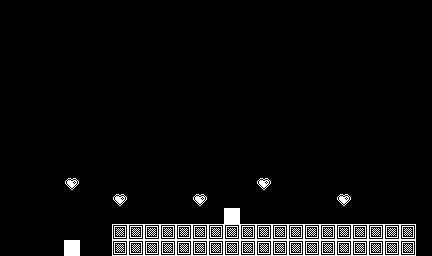

This is a level from a 2D game, rendered from its Tiled map with the project's own tilesets. A one-line summary and the map file follow, with tile-layer data summarised:
An orthogonal 27x16 tile map with 16x16 px tiles, 1 tile layer (Слой тайлов 1) and 1 object (камера).

<map version="1.9" tiledversion="1.9.1" orientation="orthogonal" renderorder="right-down" width="27" height="16" tilewidth="16" tileheight="16" infinite="0" nextlayerid="3" nextobjectid="3">
 <tileset firstgid="1" name="monochrome_tilemap" tilewidth="16" tileheight="16" spacing="1" tilecount="400" columns="20">
  <image source="monochrome_tilemap.png" width="339" height="339" />
  <tile id="375">
   <animation>
    <frame tileid="163" duration="250" />
    <frame tileid="164" duration="250" />
    <frame tileid="165" duration="250" />
   </animation>
  </tile>
 </tileset>
 <layer id="1" name="Слой тайлов 1" width="27" height="16">
  <data>[432 cells, 45 non-empty, 3 distinct tile ids]</data>
 </layer>
 <objectgroup id="2" name="объекты">
  <object id="1" name="камера" x="261" y="219">
   <point />
  </object>
 </objectgroup>
</map>
